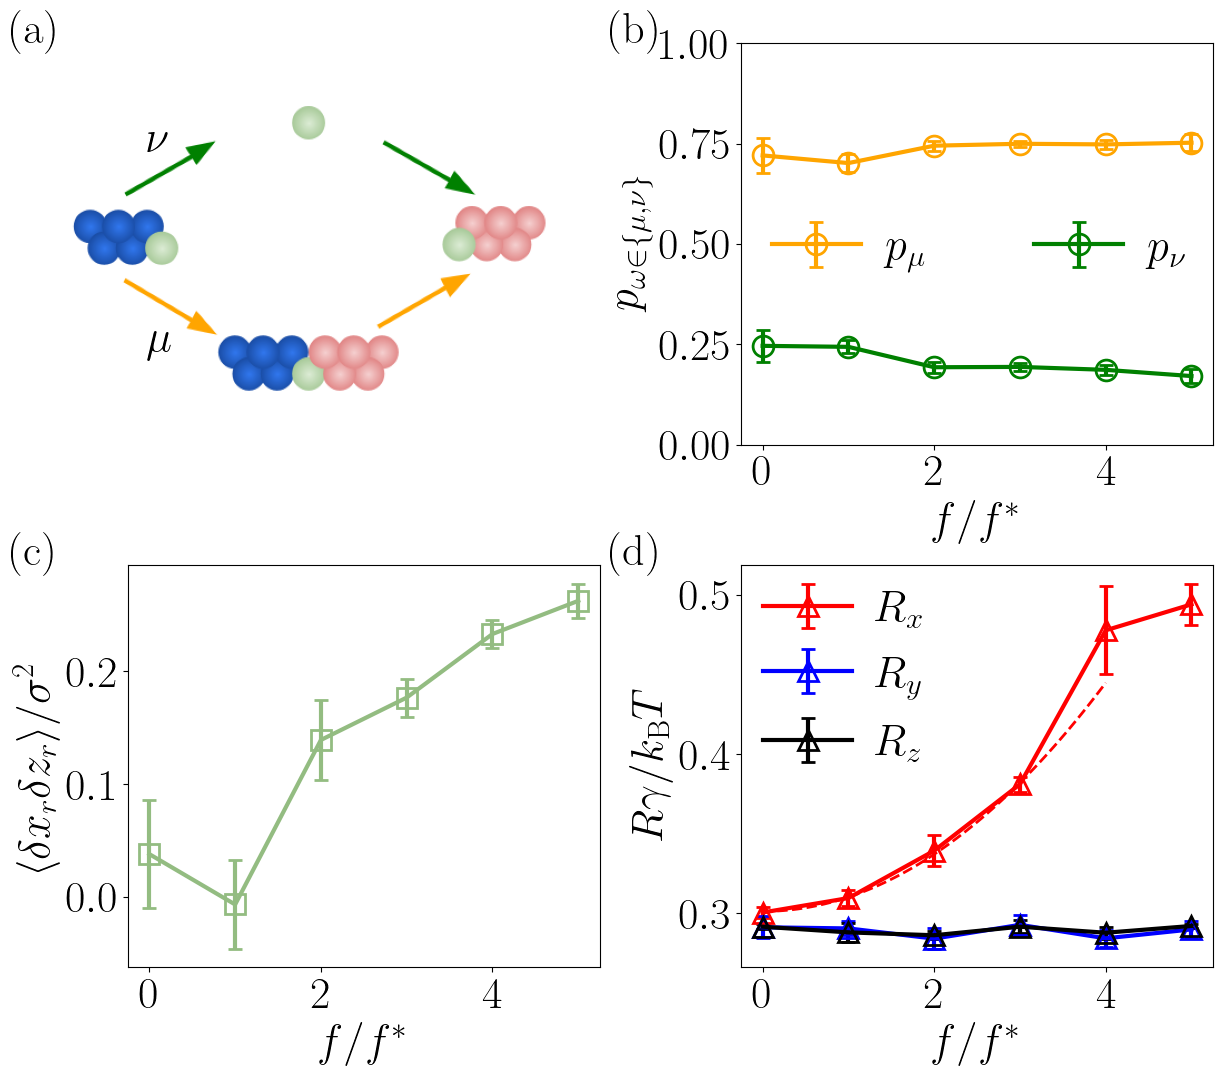

The script that saved this image:
import numpy as np
import matplotlib.pyplot as plt
import matplotlib as mpl
from matplotlib.lines import Line2D
import matplotlib.image as mpimg
from matplotlib.offsetbox import TextArea, DrawingArea, OffsetImage, AnnotationBbox
from mpl_toolkits.axes_grid1.inset_locator import inset_axes
import matplotlib.gridspec as gridspec
import matplotlib.patches as patches
from matplotlib.patches import Rectangle,Ellipse
import matplotlib.colors as mcol
import matplotlib.cm as cm
from mpl_toolkits.axes_grid1.inset_locator import inset_axes
from scipy.optimize import curve_fit

def func(x, a, b):
  return a + b * x**2

#mpl.style.use("classic")
mpl.rcParams['mathtext.fontset'] = 'cm'
mpl.rcParams['mathtext.rm'] = 'serif'
mpl.rcParams.update({'font.size': 32})
plt.rc('text', usetex=True)
plt.rc('text.latex', preamble=r'\usepackage{amsmath,amssymb,bm}')

fig = plt.figure(figsize=(14,12))
plt.subplots_adjust(hspace=0.3,wspace=0.3)
#gs = gridspec.GridSpec(2, 1)
#axs=[fig.add_subplot(gs[0,0]),fig.add_subplot(gs[1,0])]

gs = gridspec.GridSpec(2, 2)
axs=[fig.add_subplot(gs[0,0]),fig.add_subplot(gs[0,1]),fig.add_subplot(gs[1,0]),fig.add_subplot(gs[1,1])]

m=mpimg.imread('image1.png')
#print(np.shape(m))
imagebox1 = OffsetImage(m[100:440,250:730,:], zoom=0.8)
ab1 = AnnotationBbox(imagebox1, (0.35,0.5),frameon=False,pad=0.1,xycoords='axes fraction')
axs[0].add_artist(ab1)
axs[0].set_xticks([])
axs[0].set_yticks([])
axs[0].axis('off')

mu=np.loadtxt('pathwayfrac_mu.txt')
nu=np.loadtxt('pathwayfrac_nu.txt')
axs[1].errorbar(mu[:,0],mu[:,1],yerr=mu[:,2],color='orange',marker='o',linestyle='-',
        lw=3,fillstyle='none',markersize=15,mew=2,capsize=5,label=r'$p_{\mu}$')
axs[1].errorbar(nu[:,0],nu[:,1],yerr=nu[:,2],color='green',marker='o',linestyle='-',
        lw=3,fillstyle='none',markersize=15,mew=2,capsize=5,label=r'$p_{\nu}$')
#axs[0].xaxis.set_ticks([])
#axs[0].xaxis.set_ticks([])
#axs[0].set_xlim(0,40)
axs[1].set_ylim(0,1)
axs[1].set_ylabel(r'$p_{\omega\in\{\mu,\nu\}}$')
axs[1].set_xlabel(r'$f/f^{*}$')

axs[1].legend(loc = 'upper center', ncol = 2, columnspacing=2.5,labelspacing=0.5,handletextpad = 0.5,
        borderpad=0.0,frameon='False',framealpha=0.0,bbox_to_anchor=(0.5, 0.6))

xal=np.loadtxt('anisotropy.txt')
axs[2].errorbar(xal[:,0],xal[:,1],yerr=xal[:,2],color='#93bc81ff',marker='s',linestyle='-',
        lw=3,fillstyle='none',markersize=15,mew=2,capsize=5)
axs[2].set_xlabel(r'$f/f^{*}$')
axs[2].set_ylabel(r'$\langle \delta x_{r}\delta z_{r}\rangle/\sigma^{2}$')

Rx=np.loadtxt('Rx.txt')
Ry=np.loadtxt('Ry.txt')
Rz=np.loadtxt('Rz.txt')
axs[3].errorbar(Rx[:,0],Rx[:,1]/2,yerr=Rx[:,2]/2,color='r',marker='^',linestyle='-',
        lw=3,fillstyle='none',markersize=15,mew=2,capsize=5,label=r'$R_{x}$')
axs[3].errorbar(Ry[:,0],Ry[:,1]/2,yerr=Ry[:,2]/2,color='b',marker='^',linestyle='-',
        lw=3,fillstyle='none',markersize=15,mew=2,capsize=5,label=r'$R_{y}$')
axs[3].errorbar(Rz[:,0],Rz[:,1]/2,yerr=Rz[:,2]/2,color='k',marker='^',linestyle='-',
        lw=3,fillstyle='none',markersize=15,mew=2,capsize=5,label=r'$R_{z}$')
axs[3].set_xlabel(r'$f/f^{*}$')
axs[3].set_ylabel(r'$R\gamma/k_{\mathrm{B}}T$')

popt, _ = curve_fit(func, Rx[:4,0], Rx[:4,1]/2)
xnew = np.linspace(0, 4, 100)
axs[3].plot(xnew, func(xnew, *popt),marker='None',lw=2,color='r',linestyle='--')

axs[3].legend(loc = 'upper left', ncol = 1, columnspacing=2.5,labelspacing=0.5,handletextpad = 0.5,
        borderpad=0.0,frameon='False',framealpha=0.0,bbox_to_anchor=(0., 1.))

axs[0].annotate(r'$\nu$',xy=(0.04, 0.73), xycoords='axes fraction',zorder=100)
axs[0].annotate(r'$\mu$',xy=(0.04, 0.23), xycoords='axes fraction',zorder=100)

axs[0].annotate(r'$\mathrm{(a)}$',xy=(-0.25, 1.0), xycoords='axes fraction')
axs[1].annotate(r'$\mathrm{(b)}$',xy=(-0.28, 1.0), xycoords='axes fraction')
axs[2].annotate(r'$\mathrm{(c)}$',xy=(-0.25, 1.0), xycoords='axes fraction')
axs[3].annotate(r'$\mathrm{(d)}$',xy=(-0.28, 1.0), xycoords='axes fraction')

plt.savefig('sifig6.png',bbox_inches='tight',pad_inches=0.1)
#plt.show()



